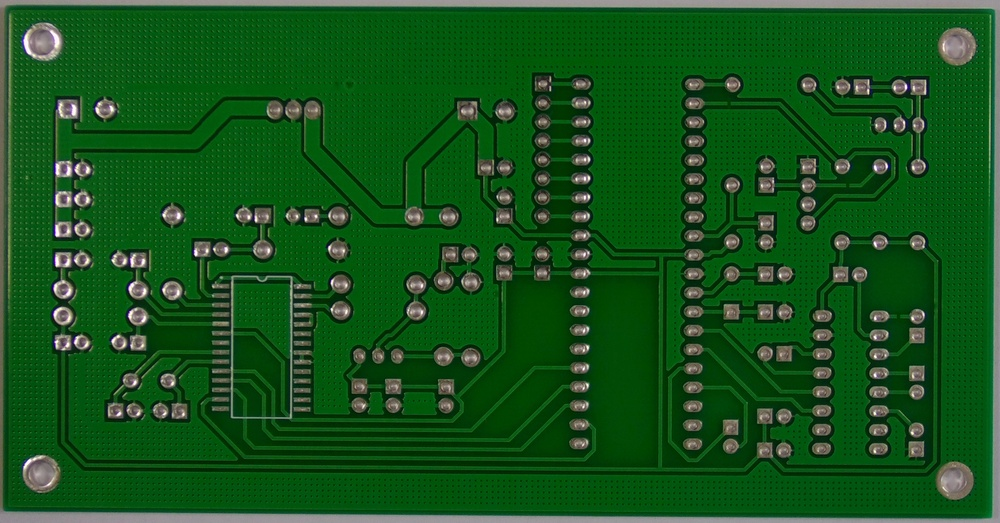
#> input picture images/Open_circuit/01_open_circuit_07.jpg, 1000 x 523 px, shrunk from 3034 x 1586 before the run; its folder holds 4 pictures in this run
$ python rotate.py   (Python 2 division)
#> lines starting #> are read from the running program, lines starting #| are printed output that depends on the picture
import cv2
from math import *
import numpy as np
import random
import os
import glob as gb

def rotate_bound_white_bg(image, angle):
    # grab the dimensions of the image and then determine the
    # center
    (h, w) = image.shape[:2]
    (cX, cY) = (w // 2, h // 2)

    # grab the rotation matrix (applying the negative of the
    # angle to rotate clockwise), then grab the sine and cosine
    # (i.e., the rotation components of the matrix)

    M = cv2.getRotationMatrix2D((cX, cY), -angle, 1.0)
    cos = np.abs(M[0, 0])
    sin = np.abs(M[0, 1])

    # compute the new bounding dimensions of the image
    nW = int((h * sin) + (w * cos))
    nH = int((h * cos) + (w * sin))

    # adjust the rotation matrix to take into account translation
    M[0, 2] += (nW / 2) - cX
    M[1, 2] += (nH / 2) - cY

    # perform the actual rotation and return the image

    return cv2.warpAffine(image, M, (nW, nH),borderValue=(143,148,151))

    # return cv2.warpAffine(image, M, (nW, nH))

file="Open_circuit"
f=open(file+'_angles.txt','a')
out_name=[]
path1 = "/home/weapon/Desktop/PCB_DATASET/"+file
# print(path1)
path2 = "/home/weapon/Desktop/PCB_DATASET/"+file+"_rotation"
# print(path2)
paths = gb.glob(path1+"/*.jpg")
# print(paths)
for path in paths:

 	file_name=path.split('/')[-1].split('.')[-2]
 	# print(file_name)
	angle=random.randint(-10,10)
	img = cv2.imread(path)
#> img is the input picture: shape (523, 1000, 3); mean B, G, R 27.5, 83.6, 21.5

	imgRotation = rotate_bound_white_bg(img, angle)
#> in rotate_bound_white_bg, `return cv2.warpAffine(image, M, (nW, nH),borderValue=(143,148,151))`:
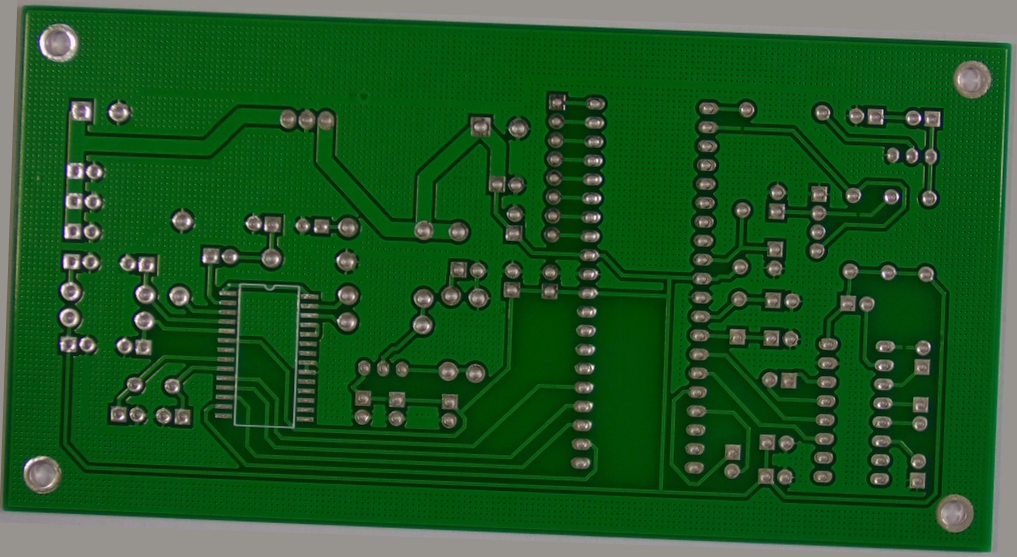
#> returned value: shape (557, 1017, 3); mean of channels 0, 1, 2 36.4, 88.5, 31.4; drawn as B, G, R

	# print(angle)
	f.write(str(file_name) + '\t' +  str(angle) + '\n')
	cv2.imwrite(path2+"/"+file_name+".jpg",imgRotation)
#> pass 2 of the loop `for path in paths:`:
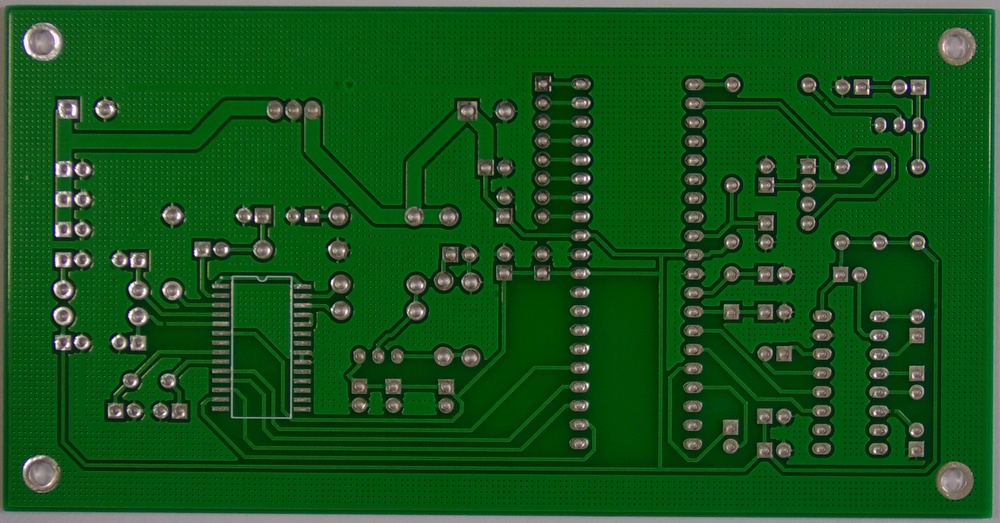
#> input picture images/Open_circuit/01_open_circuit_09.jpg, 1000 x 523 px, shrunk from 3034 x 1586 before the run
#> img is the input picture: shape (523, 1000, 3); mean B, G, R 27.5, 83.6, 21.5
#> in rotate_bound_white_bg (call 2), `return cv2.warpAffine(image, M, (nW, nH),borderValue=(143,148,151))`:
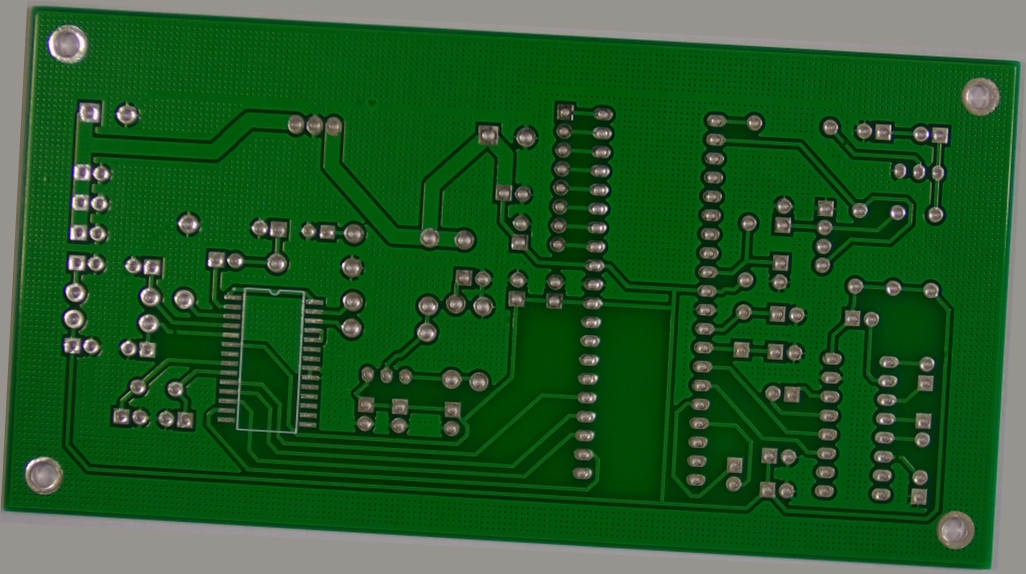
#> returned value: shape (574, 1026, 3); mean of channels 0, 1, 2 40.5, 90.8, 36; drawn as B, G, R
#> pass 3 of the loop `for path in paths:`:
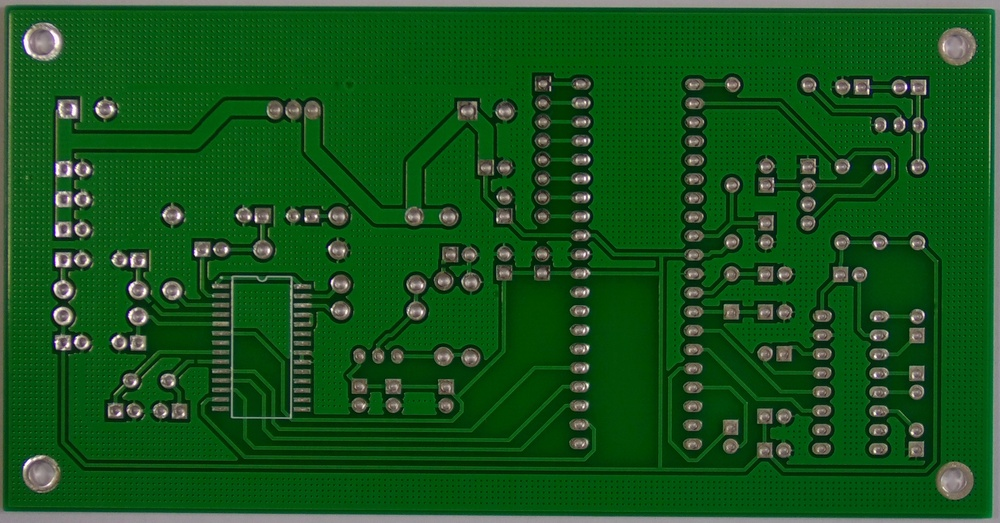
#> input picture images/Open_circuit/01_open_circuit_13.jpg, 1000 x 523 px, shrunk from 3034 x 1586 before the run
#> img is the input picture: shape (523, 1000, 3); mean B, G, R 27.5, 83.6, 21.5
#> in rotate_bound_white_bg (call 3), `return cv2.warpAffine(image, M, (nW, nH),borderValue=(143,148,151))`:
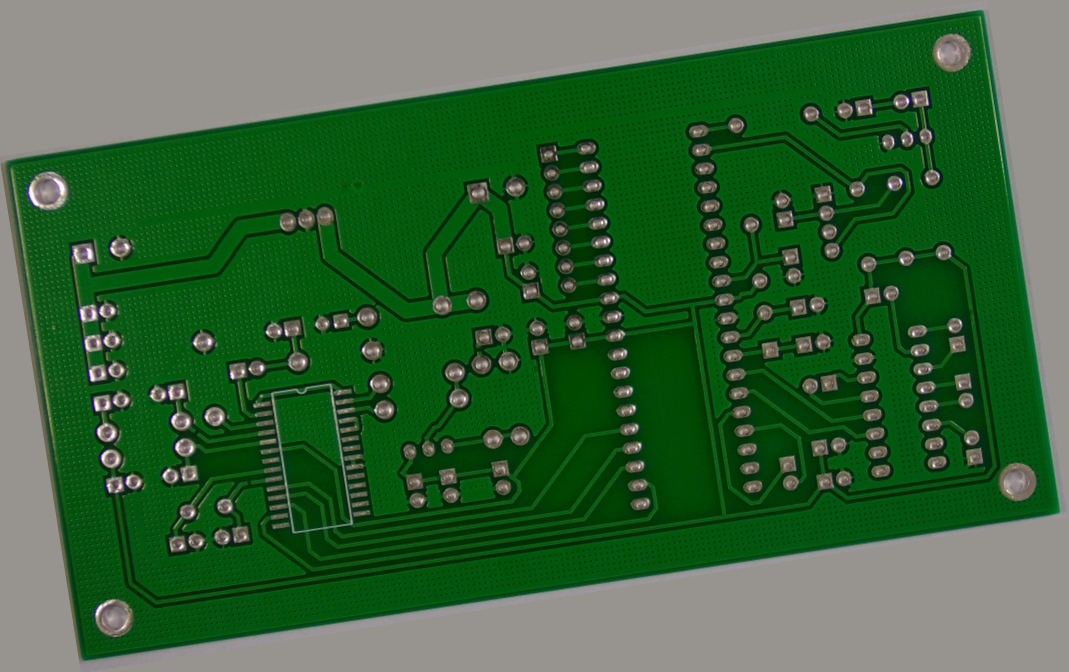
#> returned value: shape (672, 1069, 3); mean of channels 0, 1, 2 58.9, 101.1, 56.7; drawn as B, G, R
#> the loop made 4 passes; the first 3 are shown
	#cv2.imshow("img",img)
	#cv2.imshow("imgRotation",imgRotation)
	#cv2.waitKey(0)
